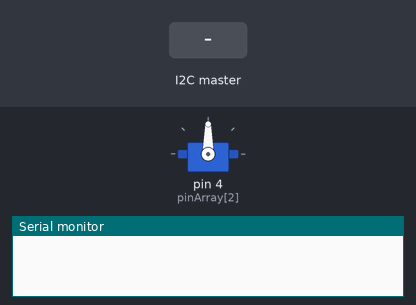
The sketch below on a simulated Arduino Uno, built with avr-gcc and run on an emulated ATmega328P. On the bench: servo, the last lines printed to the serial monitor. The inputs (shaded band) are chosen by the test bench.

Above: at 1.2 s.
1.3 s: the I2C master sends the byte 1
At 2.2 s:
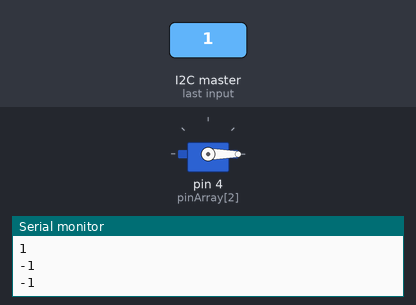
Timing chart, 0 to 4.3 s (numbered marks = the images above; inputs shaded):
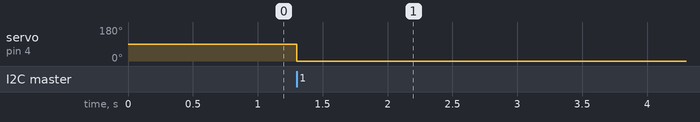

Measured:
- after the input at 1.3 s, servo on pin 4 (pinArray[2]): 90° → 0° at once

The sketch:

slave.ino
```cpp
#include <Wire.h>
#include <Servo.h>

byte pinArray[3] = {2, 3, 4};
Servo servo5;

void setup() {
  Wire.begin(8);
  servo5.attach(4);
  Wire.onReceive(receiveEvent);
  Serial.begin(9600);
}

void loop() {
  delay(100);
}

void receiveEvent(int numBytes) {
  while(Wire.available() > 0) {
    for (int i=0; i<3; i++) {
      int data = Wire.read();
      Serial.println(data);
      if (i == 2) {
        servo5.write(90 * data);
      }
      digitalWrite(pinArray[i], data);

    }
  }
}
```
